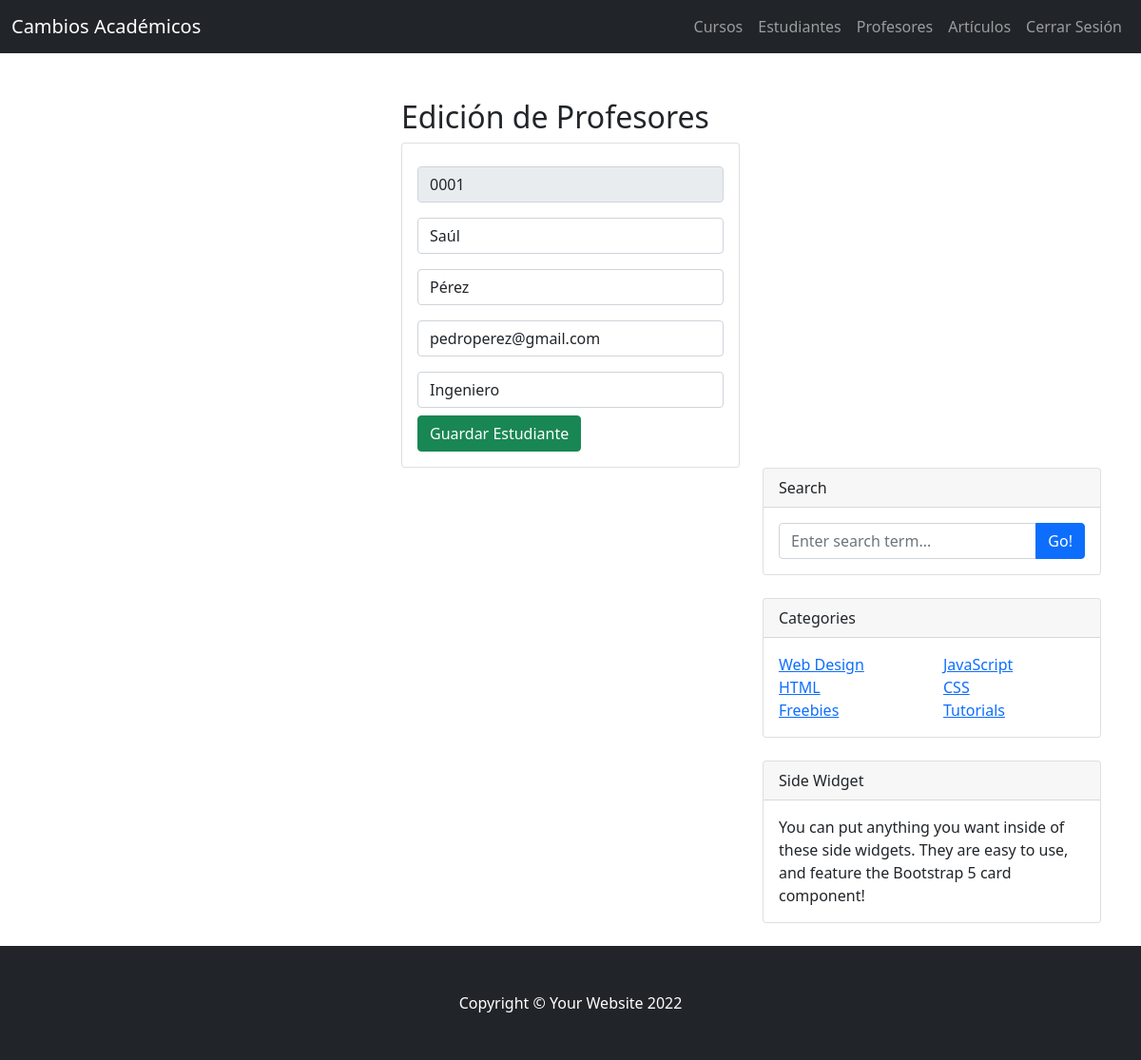
Page /ProfesorHome/EditarProfesor/0001 on the earlier database version.
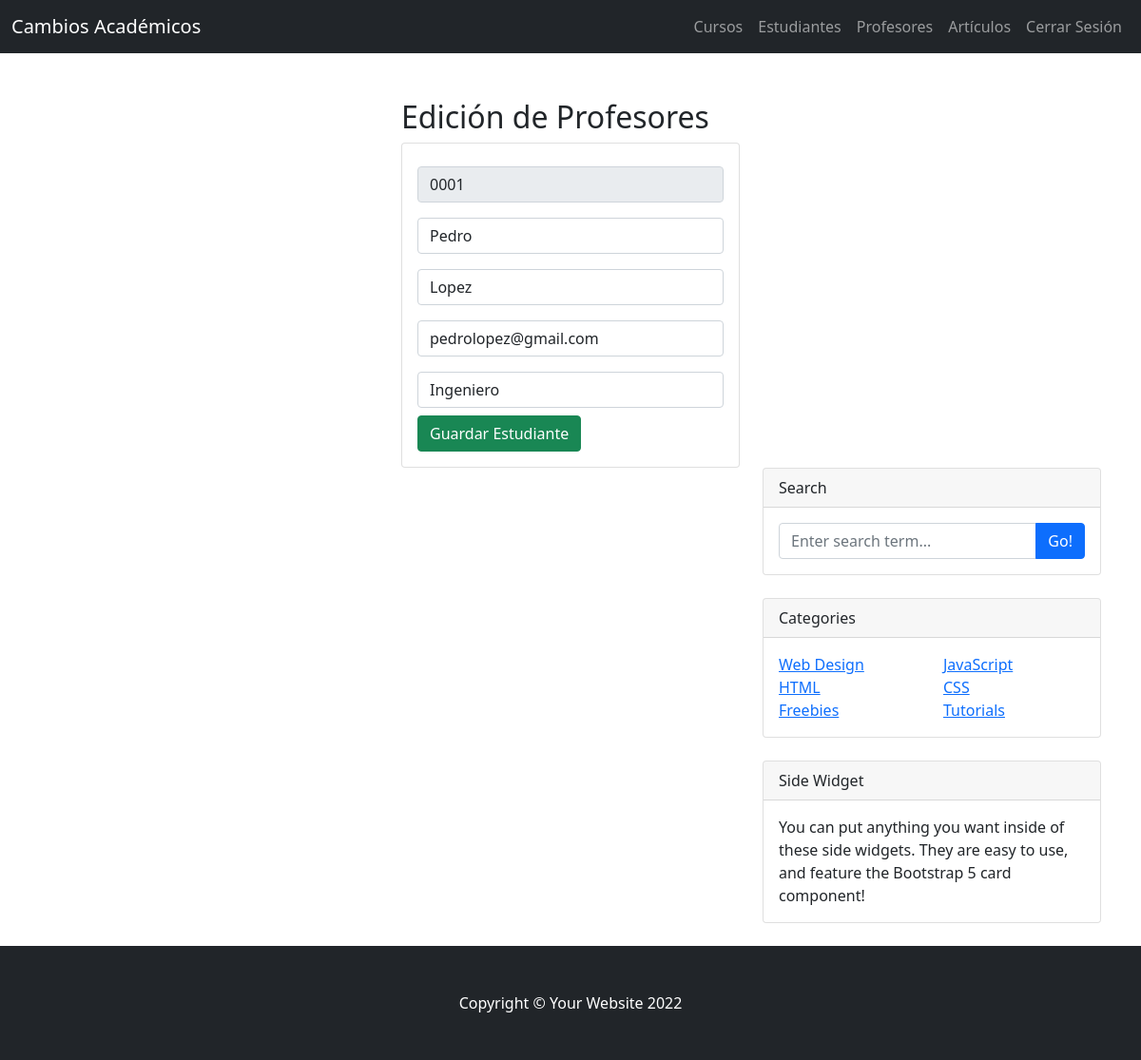
Same page on the later database version.
### blog/models.py (models this page shows, shortened)
class Profesor(models.Model):
    id = models.CharField(primary_key=True, max_length=4)
    nombre = models.CharField(max_length=30)
    apellido = models.CharField(max_length=30)
    email = models.EmailField()
    profesion = models.CharField(max_length=30)

### blog/views.py (the view)
# urls.py: path('ProfesorHome/EditarProfesor/<id>', views.EditarProfesor),
def EditarProfesor(request, id):
    profesor = Profesor.objects.get(id=id)
    return render(request, "EditarProfesor.html", {"profesor": profesor})

### blog/templates/EditarProfesor.html (shortened to what this page needs)
{% extends "./index.html" %}
{% load static %}
{% block body %}
<div class="row">
    <div class="col-md-4 offset-md-4">
        <h2>Edición de Profesores</h2>
        <div class="card">
            <div class="card-body">
                <form action="/ProfesorHome/EditProfesor/" method="POST">{% csrf_token %}
                    <div class="form-group py-2">
                        <input type="text" id="IDNum" name="IDNum" value="{{profesor.id}}" class="form-control"
                        placeholder="ID" minlength="2" maxlength="4" readonly required>
                    </div>
                    <div class="form-group py-2">
                        <input type="text" id="NombreTxt" name="NombreTxt" value="{{profesor.nombre}}" class="form-control"
                        placeholder="Nombre" maxlength="50" required>
                    </div>
                    <div class="form-group py-2">
                        <input type="text" id="ApellidoTxt" name="ApellidoTxt" value="{{profesor.apellido}}" class="form-control"
                        placeholder="Apellido" maxlength="50" required>
                    </div>
                    <div class="form-group py-2">
                        <input type="text" id="EmailTxt" name="EmailTxt" value="{{profesor.email}}" class="form-control"
                        placeholder="Mail" maxlength="50" required>
                    </div>
                    <div class="form-group py-2">
                        <input type="text" id="ProfesionTxt" name="ProfesionTxt" value="{{profesor.profesion}}" class="form-control"
                        placeholder="Profesor" maxlength="50" required>
                    </div>
                    <div class="form-group">
                       <button type="submit" class="btn btn-success btn-block text-white">Guardar Estudiante</button>
                    </div>
                </form>
            </div>
        </div>
    </div>
</div>
{% endblock %}

Differences in the rows shown:
changed Profesor "Ingeniero": NombreTxt "Saúl" → "Pedro"; ApellidoTxt "Pérez" → "Lopez"; EmailTxt "pedroperez@gmail.com" → "pedrolopez@gmail.com"
